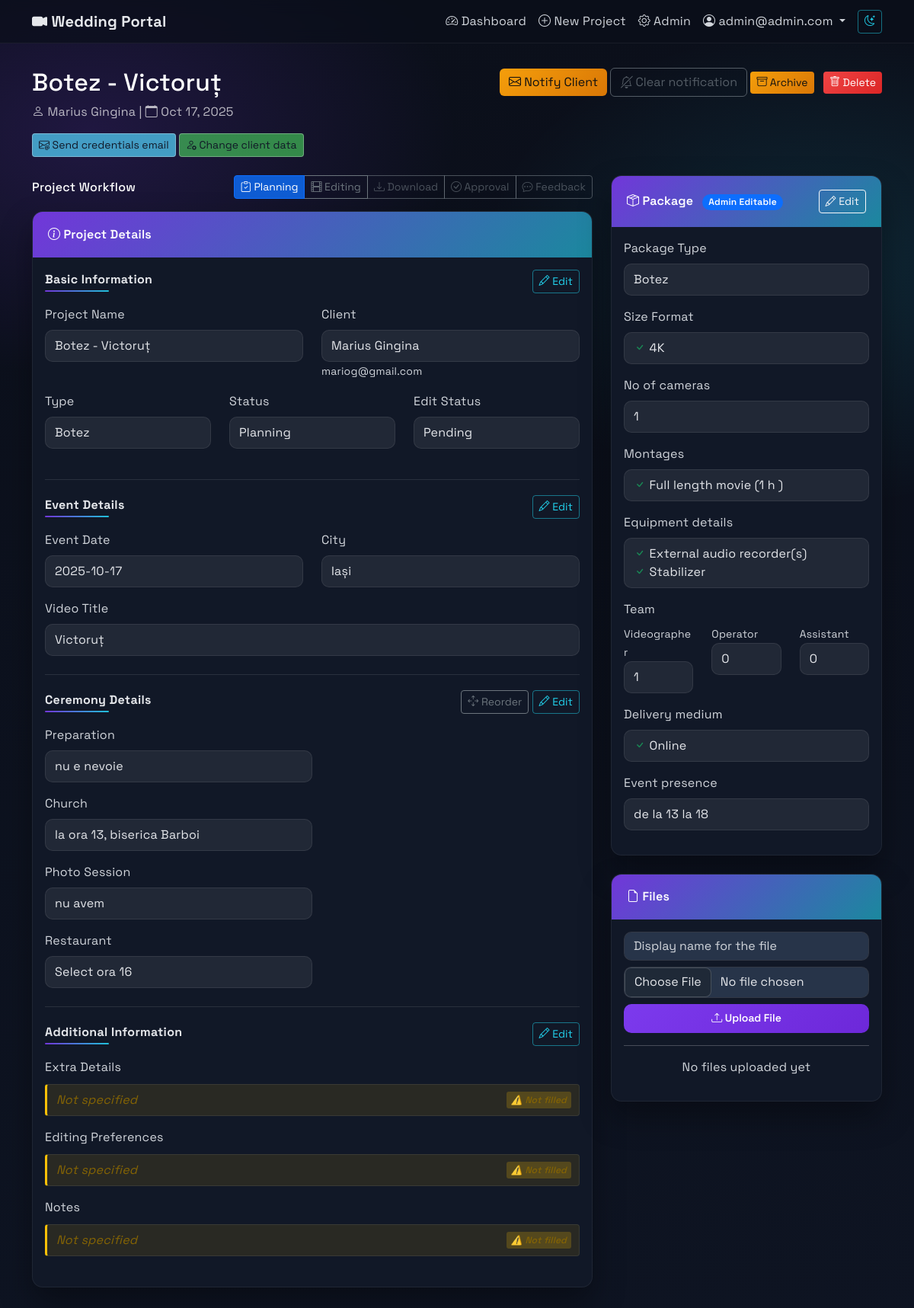
Before: /projects/2025-10-17-botez(20250929-t-115021)/ (signed in) with the older database file.
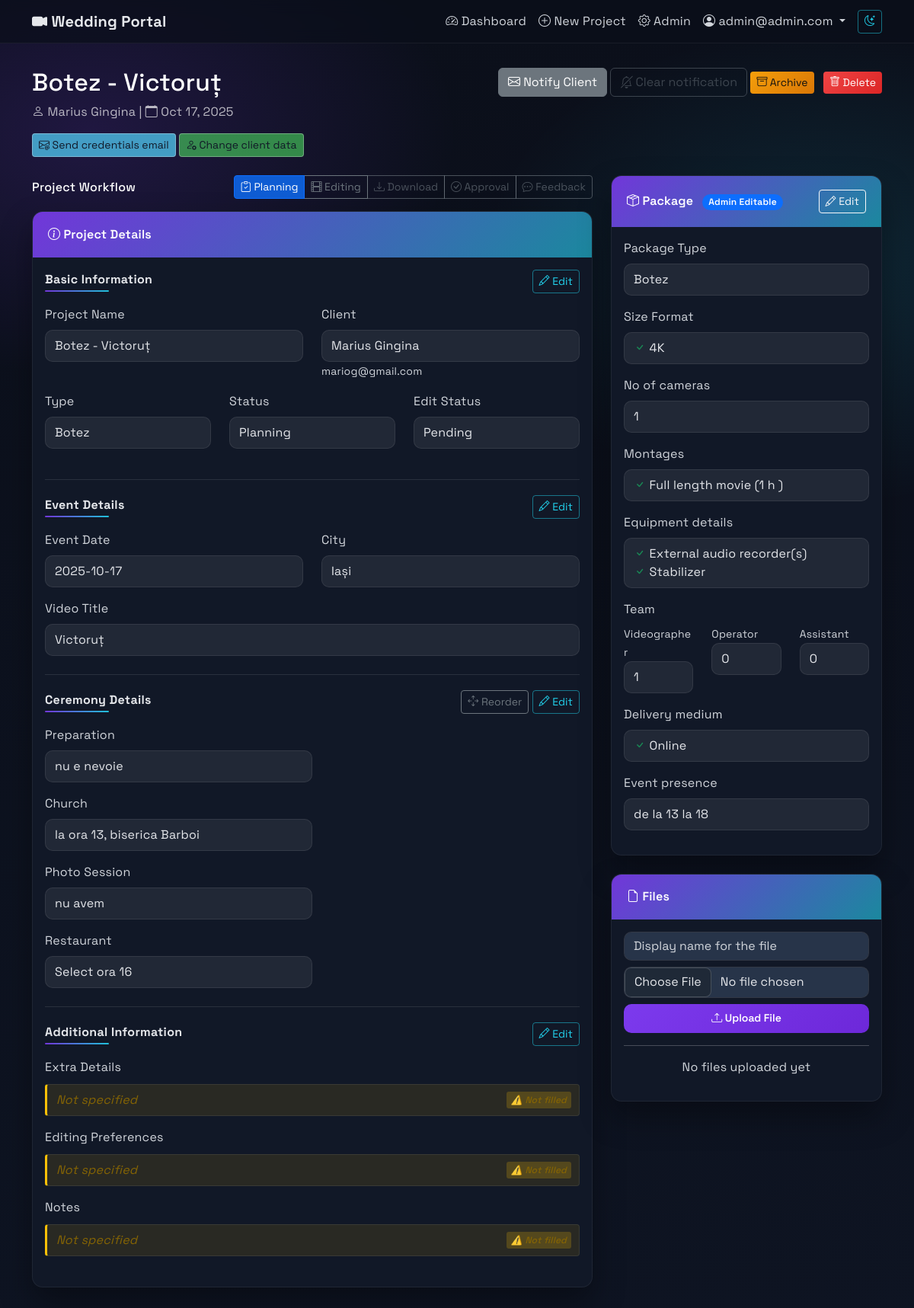
After: the same page with the newer database file.
### projects/views.py (the view)
# urls.py: path('<str:slug>/', views.project_detail, name='project_detail'),
@login_required
def project_detail(request, slug):
    project = get_object_or_404(Project, slug=slug)
    if not request.user.is_admin() and project.user != request.user:
        messages.error(request, 'You do not have permission to view this project.')
        return redirect('dashboard')
    if request.method == 'POST':
        if 'update_project' in request.POST:
            if request.user.is_client():
                form = ProjectDetailForm(request.POST)
                if form.is_valid():
                    original_project = Project.objects.get(pk=project.pk)
                    for field_name, new_value in form.cleaned_data.items():
                        old_value = str(getattr(original_project, field_name) or '')
                        new_value_str = str(new_value or '')
                        if old_value != new_value_str:
                            ProjectModification.objects.create(
                                project=project,
                                field_name=field_name,
                                old_value=old_value,
                                new_value=new_value_str,
                                created_by=request.user,
                                status='PENDING'
                            )
                    project.admin_notified_of_changes = True
                    project.has_unsent_changes = True
                    project.save()
                    if project.notify_admin_of_changes(request.user):
                        messages.info(request, 'Your changes have been submitted for admin approval and administrators have been notified.')
                    else:
                        messages.info(request, 'Your changes have been submitted for admin approval.')
            else:
                form = ProjectDetailForm(request.POST, instance=project)
                if form.is_valid():
                    form.save()
                    messages.success(request, 'Project updated successfully.')
            return redirect('project_detail', slug=project.slug)
        elif 'upload_file' in request.POST:
            file_form = FileUploadForm(request.POST, request.FILES)
            if file_form.is_valid():
                file = file_form.save(commit=False)
                file.project = project
                file.uploaded_by = request.user
                file.size_bytes = request.FILES['file'].size
                file.save()
                messages.success(request, 'File uploaded successfully.')
                return redirect('project_detail', pk=project.pk)
    else:
        form = ProjectDetailForm(instance=project)
        file_form = FileUploadForm()
    files = project.files.all()
    modifications = project.modifications.filter(status='PENDING') if request.user.is_admin() else None
    ceremony_fields = project.get_ceremony_fields_ordered()
    package_presets = {
        'Clasic': {
            'package_type': 'Clasic',
            'package_4k': True, 'package_fullhd': False, 'package_cameras': 1,
            'montage_highlights': True, 'montage_movie': True, 'montage_bonus_primary': False, 'montage_bonus_full': False,
            'montage_movie_duration': '2h-3h', 'montage_cinema_duration': '1h30min',
            'equipment_audio_recorder': True, 'equipment_stabilizer': True, 'equipment_external_light': False,
            'team_videographer': 1, 'team_operator': 0, 'team_assistant': 0,
            'delivery_online': True, 'delivery_usb': False
        },
        'Highlights': {
            'package_type': 'Highlights',
            'package_4k': True, 'package_fullhd': False, 'package_cameras': 2,
            'montage_highlights': True, 'montage_movie': False, 'montage_bonus_primary': False, 'montage_bonus_full': True,
            'montage_movie_duration': '', 'montage_cinema_duration': '1h',
            'equipment_audio_recorder': True, 'equipment_stabilizer': True, 'equipment_external_light': True,
            'team_videographer': 1, 'team_operator': 0, 'team_assistant': 1,
            'delivery_online': True, 'delivery_usb': False
        },
        'Duo': {
            'package_type': 'Duo',
            'package_4k': True, 'package_fullhd': False, 'package_cameras': 2,
            'montage_highlights': True, 'montage_movie': True, 'montage_bonus_primary': False, 'montage_bonus_full': False,
            'montage_movie_duration': '3h-4h', 'montage_cinema_duration': '1h30min',
            'equipment_audio_recorder': True, 'equipment_stabilizer': True, 'equipment_external_light': False,
            'team_videographer': 1, 'team_operator': 1, 'team_assistant': 0,
            'delivery_online': True, 'delivery_usb': False
        },
        'Cinema': {
            'package_type': 'Cinema',
            'package_4k': True, 'package_fullhd': False, 'package_cameras': 2,
            'montage_highlights': True, 'montage_movie': False, 'montage_bonus_primary': True, 'montage_bonus_full': True,
            'montage_movie_duration': '', 'montage_cinema_duration': '1h30min',
            'equipment_audio_recorder': True, 'equipment_stabilizer': True, 'equipment_external_light': True,
            'team_videographer': 2, 'team_operator': 0, 'team_assistant': 0,
            'delivery_online': True, 'delivery_usb': False
        },
        'Creative': {
            'package_type': 'Creative',
            'package_4k': True, 'package_fullhd': False, 'package_cameras': 3,
            'montage_highlights': True, 'montage_movie': True, 'montage_bonus_primary': False, 'montage_bonus_full': True,
            'montage_movie_duration': '3h-4h', 'montage_cinema_duration': '1h30min',
            'equipment_audio_recorder': True, 'equipment_stabilizer': True, 'equipment_external_light': True,
            'team_videographer': 2, 'team_operator': 1, 'team_assistant': 0,
            'delivery_online': True, 'delivery_usb': True
        },
        'Botez': {
            'package_type': 'Botez',
            'package_4k': True, 'package_fullhd': False, 'package_cameras': 1,
            'montage_highlights': True, 'montage_movie': True, 'montage_bonus_primary': False, 'montage_bonus_full': False,
            'montage_movie_duration': '2h-3h', 'montage_cinema_duration': '1h30min',
            'equipment_audio_recorder': True, 'equipment_stabilizer': True, 'equipment_external_light': False,
            'team_videographer': 1, 'team_operator': 0, 'team_assistant': 0,
            'delivery_online': True, 'delivery_usb': False
        },
        'Custom': {
            'package_type': 'Custom',
            'package_4k': True, 'package_fullhd': False, 'package_cameras': 1,
            'montage_highlights': False, 'montage_movie': False, 'montage_bonus_primary': False, 'montage_bonus_full': False,
            'montage_movie_duration': '', 'montage_cinema_duration': '1h30min',
            'equipment_audio_recorder': False, 'equipment_stabilizer': False, 'equipment_external_light': False,
            'team_videographer': 1, 'team_operator': 0, 'team_assistant': 0,
            'delivery_online': True, 'delivery_usb': False
        }
    }
    context = {
        'project': project,
        'form': form,
        'file_form': file_form,
        'files': files,
        'modifications': modifications,
        'is_admin': request.user.is_admin(),
        'ceremony_fields': ceremony_fields,
        'package_presets': json.dumps(package_presets),
    }
    return render(request, 'project_detail.html', context)

### projects/forms.py
class FileUploadForm(forms.ModelForm):
    class Meta:
        model = File
        fields = ['display_name', 'file']
        widgets = {
            'display_name': forms.TextInput(attrs={
                'class': 'form-control',
                'placeholder': 'Display name for the file'
            }),
            'file': forms.FileInput(attrs={'class': 'form-control'}),
        }

### projects/models.py (called while the page is built, shortened)
    def is_admin(self):
        return self.role == 'ADMIN'

    def get_ceremony_fields_ordered(self):
        if self.type == 'ALTELE':
            return [
                {'field': 'main_details', 'label': 'Main Details', 'rows': 8}
            ]
        default_order = [
            {'field': 'prep', 'label': 'Preparation', 'rows': 2},
            {'field': 'church', 'label': 'Church', 'rows': 2},
            {'field': 'session', 'label': 'Photo Session', 'rows': 2},
            {'field': 'restaurant', 'label': 'Restaurant', 'rows': 2}
        ]
        if self.type == 'NUNTA':
            default_order.insert(0, {'field': 'civil_union_details', 'label': 'Civil Union Details', 'rows': 3})
        if not self.ceremony_field_order:
            return default_order

### templates/project_detail.html (shortened to what the changed rows need)
{% extends 'base.html' %}
{% load project_filters %}
{% block content %}
<div class="row mb-4">
    <div class="col">
        <h2 class="text-white">{{ project.name }}</h2>
    </div>
    <div class="col-auto">
        {% if is_admin %}
        <button class="btn {% if project.has_unsent_changes %}btn-warning{% else %}btn-secondary{% endif %} js-notify" data-project-id="{{ project.slug }}">
            <i class="bi bi-envelope"></i> Notify Client
        </button>
        {% if project.has_unsent_changes %}
        <button class="btn btn-outline-secondary opacity-75 js-clear-notify" data-project-id="{{ project.slug }}">
            <i class="bi bi-bell-slash"></i> Clear notification
        </button>
        {% else %}
        <button class="btn btn-outline-secondary opacity-50" disabled>
            <i class="bi bi-bell-slash"></i> Clear notification
        </button>
        {% endif %}
        <button class="btn btn-warning btn-sm me-2 js-archive-project" data-project-id="{{ project.slug }}" data-url="{% url 'archive_project' project.slug %}">
            <i class="bi bi-archive"></i> Archive
        </button>
        <button class="btn btn-danger btn-sm js-delete-project" data-project-id="{{ project.slug }}" data-url="{% url 'delete_project' project.slug %}">
            <i class="bi bi-trash"></i> Delete
        </button>
        {% endif %}
    </div>
</div>
{% endblock %}

Changed rows visible on the page:
changed Project "Botez - Victoruț": has_unsent_changes True → False (drawn)
